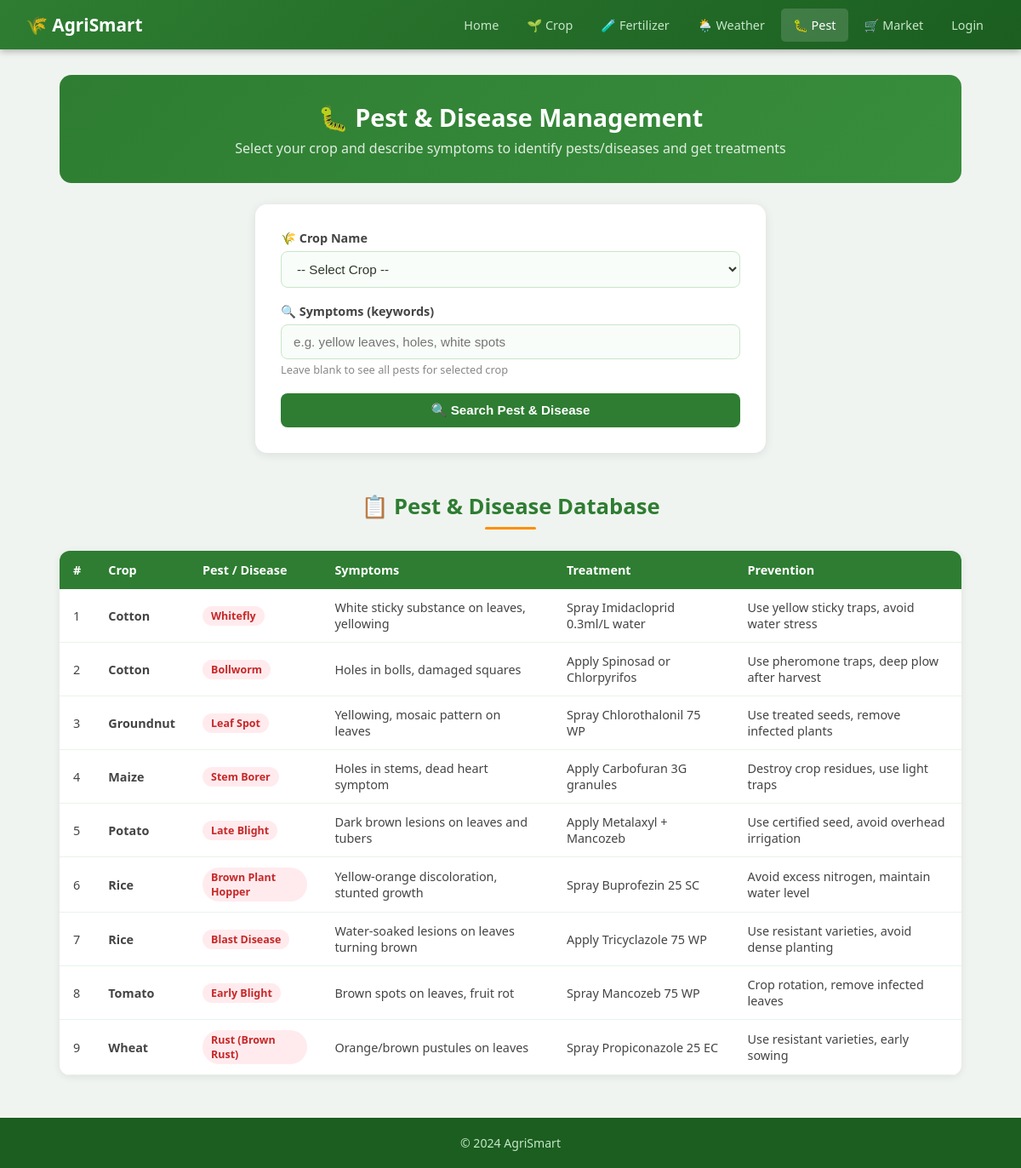
The page /pest_disease.php on the database its author committed.
### tables this page shows
CREATE TABLE pests (
    id INT AUTO_INCREMENT PRIMARY KEY,
    crop_name VARCHAR(100) NOT NULL,
    symptoms TEXT NOT NULL,
    pest_name VARCHAR(100) NOT NULL,
    treatment TEXT NOT NULL,
    prevention TEXT
);

### db.php (called while the page is built, shortened)
<?php
function safeQuery($conn, $sql) {
    $result = mysqli_query($conn, $sql);
    return $result;
}
?>

### pest_disease.php (the view, shortened to what this page needs)
<?php
include 'db.php';
?>
<!DOCTYPE html>
<html lang="en">
<head>
    <link rel="stylesheet" href="style.css">
</head>
<body>
<nav>
    <a href="index.php" class="brand">🌾 AgriSmart</a>
    <div class="nav-links">
        <a href="index.php">Home</a>
        <a href="crop_recommend.php">🌱 Crop</a>
        <a href="fertilizer_recommend.php">🧪 Fertilizer</a>
        <a href="weather_advisory.php">🌦️ Weather</a>
        <a href="pest_disease.php" class="active">🐛 Pest</a>
        <a href="marketplace.php">🛒 Market</a>
        <?php if (isset($_SESSION['user_id'])): ?>
            <a href="logout.php" class="btn-nav">Logout</a>
        <?php else: ?>
            <a href="login.php">Login</a>
        <?php endif; ?>
    </div>
</nav>
<div class="container">
    <div class="page-header">
        <h1>🐛 Pest & Disease Management</h1>
        <p>Select your crop and describe symptoms to identify pests/diseases and get treatments</p>
    </div>
    <div class="adv-form">
        <form method="post">
            <div class="form-group">
                <label>🌾 Crop Name</label>
                <select name="crop_name" required>
                    <option value="">-- Select Crop --</option>
                </select>
            </div>
            <div class="form-group">
                <label>🔍 Symptoms (keywords)</label>
                <input type="text" name="symptom" placeholder="e.g. yellow leaves, holes, white spots"
                    value="<?= isset($_POST['symptom']) ? htmlspecialchars($_POST['symptom']) : '' ?>">
                <small style="color:#888;font-size:0.8rem;">Leave blank to see all pests for selected crop</small>
            </div>
            <button type="submit" name="search" class="btn btn-green btn-full">🔍 Search Pest & Disease</button>
        </form>
    </div>
    <h2 class="section-title" style="margin-top:45px;">📋 Pest & Disease Database</h2>
    <div class="table-wrap">
        <table>
            <thead>
                <tr>
                    <th>#</th>
                    <th>Crop</th>
                    <th>Pest / Disease</th>
                    <th>Symptoms</th>
                    <th>Treatment</th>
                    <th>Prevention</th>
                </tr>
            </thead>
            <tbody>
            <?php
            $all = safeQuery($conn, "SELECT * FROM pests ORDER BY crop_name");
            $i = 1;
            while ($row = mysqli_fetch_assoc($all)):
            ?>
                <tr>
                    <td><?= $i++ ?></td>
                    <td><strong><?= htmlspecialchars($row['crop_name']) ?></strong></td>
                    <td><span class="badge badge-red"><?= htmlspecialchars($row['pest_name']) ?></span></td>
                    <td><?= htmlspecialchars($row['symptoms']) ?></td>
                    <td><?= htmlspecialchars($row['treatment']) ?></td>
                    <td><?= htmlspecialchars($row['prevention']) ?></td>
                </tr>
            <?php endwhile; ?>
            </tbody>
        </table>
    </div>
</div>
<footer><p>&copy; 2024 AgriSmart</p></footer>
</body>
</html>

### style.css (style rules this page uses)
* { margin: 0; padding: 0; box-sizing: border-box; }
body { font-family: 'Segoe UI', Tahoma, Geneva, Verdana, sans-serif; background: #f0f4f0; color: #2d3a2d; }
nav { background: linear-gradient(135deg, #2e7d32, #1b5e20); padding: 0 30px; display: flex; align-items: center; justify-content: space-between; box-shadow: 0 2px 8px rgba(0,0,0,0.3); position: sticky; top: 0; z-index: 100; }
nav .brand { color: #fff; font-size: 1.3rem; font-weight: 700; text-decoration: none; padding: 15px 0; display: flex; align-items: center; gap: 8px; }
nav .nav-links { display: flex; gap: 5px; flex-wrap: wrap; }
nav a { color: #c8e6c9; text-decoration: none; padding: 10px 14px; border-radius: 5px; font-size: 0.9rem; transition: background 0.2s, color 0.2s; display: inline-block; }
nav a:hover, nav a.active { background: rgba(255,255,255,0.15); color: #fff; }
.container { max-width: 1100px; margin: 30px auto; padding: 0 20px; }
.section-title { text-align: center; font-size: 1.6rem; color: #2e7d32; margin-bottom: 25px; position: relative; padding-bottom: 10px; }
.section-title::after { content: ''; position: absolute; bottom: 0; left: 50%; transform: translateX(-50%); width: 60px; height: 3px; background: #ff8f00; border-radius: 2px; }
.form-group { margin-bottom: 18px; }
.form-group label { display: block; font-weight: 600; font-size: 0.9rem; margin-bottom: 6px; color: #444; }
.form-group input, .form-group select, .form-group textarea { width: 100%; padding: 11px 14px; border: 1.5px solid #c8e6c9; border-radius: 8px; font-size: 0.95rem; transition: border-color 0.2s; background: #f9fdf9; color: #2d3a2d; }
.btn { display: inline-block; padding: 11px 22px; border-radius: 8px; font-size: 0.95rem; font-weight: 600; cursor: pointer; text-decoration: none; border: none; transition: background 0.2s, transform 0.1s; }
.btn-green { background: #2e7d32; color: #fff; }
.btn-full { width: 100%; text-align: center; }
.table-wrap { overflow-x: auto; background: #fff; border-radius: 12px; box-shadow: 0 2px 10px rgba(0,0,0,0.08); }
table { width: 100%; border-collapse: collapse; }
thead th { background: #2e7d32; color: #fff; padding: 13px 16px; text-align: left; font-size: 0.9rem; }
tbody tr { border-bottom: 1px solid #e8f5e9; }
tbody td { padding: 12px 16px; font-size: 0.9rem; color: #444; }
.badge { display: inline-block; padding: 3px 10px; border-radius: 20px; font-size: 0.78rem; font-weight: 600; }
.badge-red { background: #ffebee; color: #c62828; }
.adv-form { background: #fff; border-radius: 14px; padding: 30px; box-shadow: 0 2px 12px rgba(0,0,0,0.09); max-width: 600px; margin: 0 auto; }
.page-header { background: linear-gradient(135deg, #2e7d32, #388e3c); color: white; padding: 30px; border-radius: 14px; margin-bottom: 25px; text-align: center; }
.page-header h1 { font-size: 1.8rem; }
.page-header p { opacity: 0.85; margin-top: 6px; }
footer { background: #1b5e20; color: #c8e6c9; text-align: center; padding: 20px; margin-top: 50px; font-size: 0.88rem; }

### rows shown on the page
pests: crop_name "Cotton", pest_name "Whitefly", symptoms "White sticky substance on leaves, yellowing", treatment "Spray Imidacloprid 0.3ml/L water", prevention "Use yellow sticky traps, avoid water stress"
pests: crop_name "Cotton", pest_name "Bollworm", symptoms "Holes in bolls, damaged squares", treatment "Apply Spinosad or Chlorpyrifos", prevention "Use pheromone traps, deep plow after harvest"
pests: crop_name "Groundnut", pest_name "Leaf Spot", symptoms "Yellowing, mosaic pattern on leaves", treatment "Spray Chlorothalonil 75 WP", prevention "Use treated seeds, remove infected plants"
pests: crop_name "Maize", pest_name "Stem Borer", symptoms "Holes in stems, dead heart symptom", treatment "Apply Carbofuran 3G granules", prevention "Destroy crop residues, use light traps"
pests: crop_name "Potato", pest_name "Late Blight", symptoms "Dark brown lesions on leaves and tubers", treatment "Apply Metalaxyl + Mancozeb", prevention "Use certified seed, avoid overhead irrigation"
pests: crop_name "Rice", pest_name "Brown Plant Hopper", symptoms "Yellow-orange discoloration, stunted growth", treatment "Spray Buprofezin 25 SC", prevention "Avoid excess nitrogen, maintain water level"
pests: crop_name "Rice", pest_name "Blast Disease", symptoms "Water-soaked lesions on leaves turning brown", treatment "Apply Tricyclazole 75 WP", prevention "Use resistant varieties, avoid dense planting"
pests: crop_name "Tomato", pest_name "Early Blight", symptoms "Brown spots on leaves, fruit rot", treatment "Spray Mancozeb 75 WP", prevention "Crop rotation, remove infected leaves"
pests: crop_name "Wheat", pest_name "Rust (Brown Rust)", symptoms "Orange/brown pustules on leaves", treatment "Spray Propiconazole 25 EC", prevention "Use resistant varieties, early sowing"
